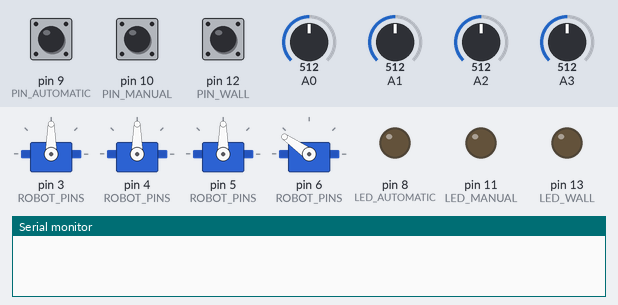
Simulated run of this sketch. Board: Arduino Uno, built with avr-gcc and run on an emulated ATmega328P. On the bench: 4 × servo, output pins drawn as LEDs (lit = HIGH), the last lines printed to the serial monitor. Inputs (shaded band) come from the test bench; at power-on: pin 9 (PIN_AUTOMATIC) HIGH, pin 10 (PIN_MANUAL) HIGH, pin 12 (PIN_WALL) HIGH, A0 = 512, A1 = 512, A2 = 512, A3 = 512.

Above: at 1.2 s.
1.3 s: pin 9 (PIN_AUTOMATIC) pulled LOW for 0.15 s
At 2.5 s:
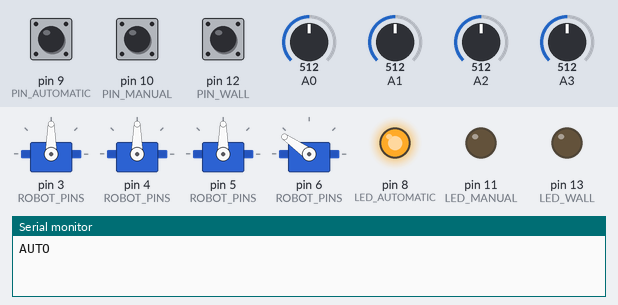
2.9 s: pin 10 (PIN_MANUAL) pulled LOW for 0.15 s
At 4.2 s:
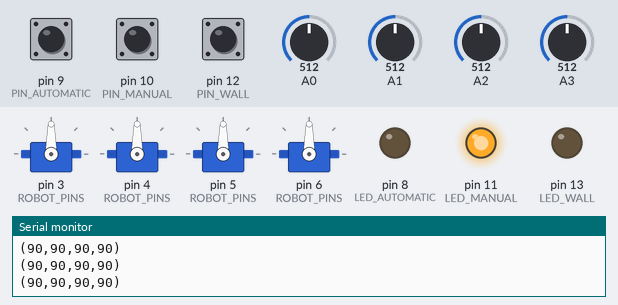
4.6 s: pin 12 (PIN_WALL) pulled LOW for 0.15 s
At 4.74 s:
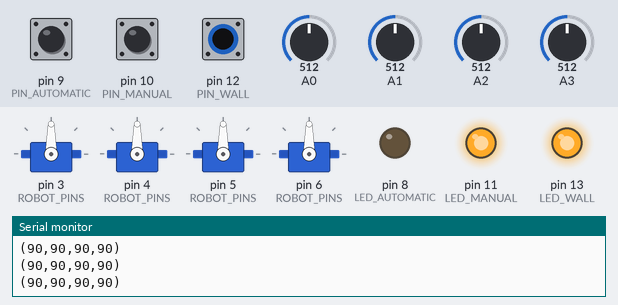
6.3 s: A0 set to 716
At 6.8 s:
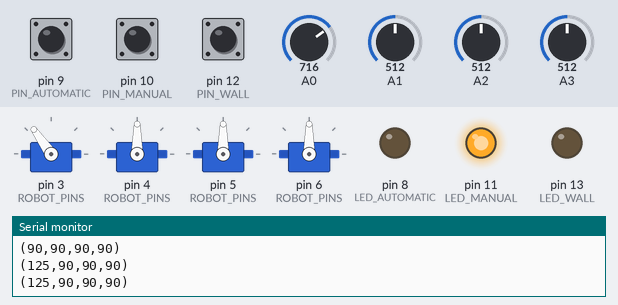
7.9 s: A1 set to 716
At 8.7 s:
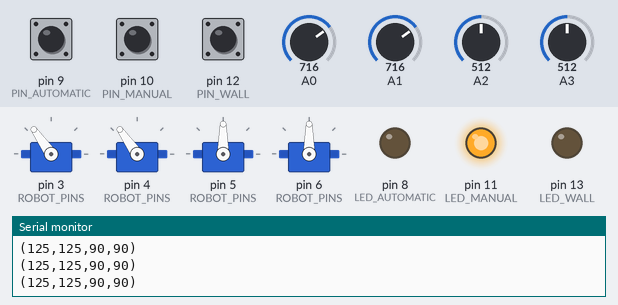
9.5 s: A2 set to 716
At 10.7 s:
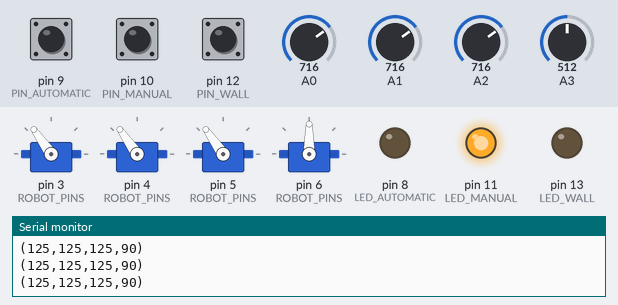
Timing chart, 0 to 12.1 s (numbered marks = the images above; inputs shaded):
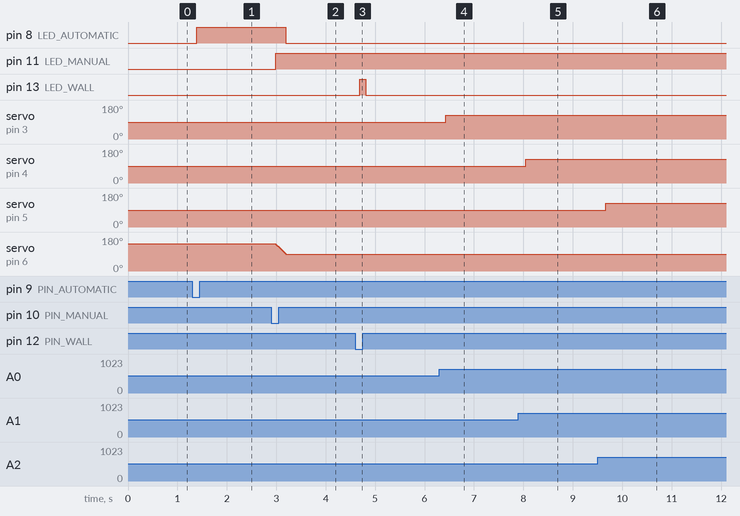

The sketch:

control_robot.ino
```cpp
// ================================================================
// --- MAIN CONTROL LOOP (MODES & HARDWARE SETUP) ---
// ================================================================
/*
 * Manages the switching between Automatic (Serial/ROS) and Manual (Potentiometers) modes
 * using physical buttons with debounce. Updates status LEDs to indicate the active mode.
*/

#include <Servo.h>
#include <ezButton.h> //INSTALAR

#define NUMBER_SERVOS 4

// ROBOT SERVOS PINS
int BASE_SERVO = 3;
int SHOULDER_SERVO = 4;
int ELBOW_SERVO = 5;
int END_EFFECTOR_SERVO = 6;

// ROBOT POTENCIOMETERS PINS
int BASE_POTENCIOMETER = A0;
int SHOULDER_POTENCIOMETER = A1;
int ELBOW_POTENCIOMETER = A2;
int END_EFFECTOR_POTENCIOMETER = A3;

// ROBOT MODE PINS
int PIN_AUTOMATIC = 9;
int PIN_MANUAL = 10;
int PIN_WALL = 12;
int LED_AUTOMATIC = 8;
int LED_MANUAL = 11;
int LED_WALL = 13;

// ROBOT MODE FLAGS
bool automatic_mode = false;
bool manual_mode = false;
bool wall = false;


// ROBOT CONTROL ARRAYS
Servo servos[NUMBER_SERVOS];
int ROBOT_PINS[NUMBER_SERVOS] = {BASE_SERVO, SHOULDER_SERVO, ELBOW_SERVO, END_EFFECTOR_SERVO};
int ROBOT_POTENCIOMETERS[NUMBER_SERVOS] = {BASE_POTENCIOMETER, SHOULDER_POTENCIOMETER, ELBOW_POTENCIOMETER, END_EFFECTOR_POTENCIOMETER};
int actual_position[NUMBER_SERVOS]= {90,90,90,145};

ezButton automatic_button(PIN_AUTOMATIC);
ezButton manual_button(PIN_MANUAL);
ezButton wall_button(PIN_WALL);

void setup() {
  Serial.begin(57600);
  Serial.setTimeout(10);

  // BUTTONS MODE INIT
  automatic_button.setDebounceTime(75);
  manual_button.setDebounceTime(75);
  wall_button.setDebounceTime(75);

  pinMode(LED_AUTOMATIC, OUTPUT);
  pinMode(LED_MANUAL, OUTPUT);
  pinMode(LED_WALL, OUTPUT);

  // SERVOS INIT
  for(int i=0; i<NUMBER_SERVOS; i++){
    servos[i].attach(ROBOT_PINS[i]);
    servos[i].write(actual_position[i]);
  }
}

void loop() {

  // CHECK MODE CHANGE
  automatic_button.loop();
  manual_button.loop();
  wall_button.loop();

  if(automatic_button.isPressed()) {
    automatic_mode = true;
    manual_mode = false;
    digitalWrite(LED_AUTOMATIC, HIGH);
    digitalWrite(LED_MANUAL, LOW);
    Serial.println("AUTO");
  }

  if(manual_button.isPressed()) {
    automatic_mode = false;
    manual_mode = true;
    digitalWrite(LED_MANUAL, HIGH);
    int target[NUMBER_SERVOS]= {0,0,0,0};
    for (int i = 0; i < NUMBER_SERVOS; i++) {
      int angle = parse_potenciometer(ROBOT_POTENCIOMETERS[i]);
      target[i]= angle;
    }
    smooth_manual_control(target);
    digitalWrite(LED_AUTOMATIC, LOW);
    Serial.println("MANUAL");
  }

  if (wall_button.isPressed() && manual_mode) {
    wall = true;
    digitalWrite(LED_WALL, HIGH);
  }

  // EXECUTE CONTROL
  if (automatic_mode) {automatic_control();} // AUTOMATIC MODE CONTROL
  if (manual_mode) {manual_control();}  // MANUAL MODE CONTROL

  delay(10);

}
```

robot_automatico.ino
```cpp
// ================================================================
// --- AUTOMATIC CONTROL MODE ---
// ================================================================
/*
 * Receives angle commands via Serial communication (from ROS2).
 * Parses the incoming integer stream, applies safety limits (0-180), and updates the servo positions accordingly.
 */

void automatic_control(){

  if (Serial.available() > 0) {
    String data = Serial.readStringUntil('\n');
    data.trim();

    if (data.startsWith("D{") && data.endsWith("}")) {

      String numbers = data.substring(2, data.length() - 1);

      int target_position[NUMBER_SERVOS]= {0,0,0,0};
      int startIdx = 0;

      for (int i = 0; i < NUMBER_SERVOS; i++) {
        int commaIdx = numbers.indexOf(',', startIdx);
        String valStr = "";

        if (commaIdx != -1) {
          valStr = numbers.substring(startIdx, commaIdx);
          startIdx = commaIdx + 1;
        } else {
          valStr = numbers.substring(startIdx);
        }

        int lectura = valStr.toInt();
        target_position[i] = lectura;

        // Security limits
        if(target_position[i] > 180) target_position[i] = 180;
        if(target_position[i] < 0) target_position[i] = 0;
      }

      // Move servos
      for(int i=0; i<NUMBER_SERVOS; i++){
        servos[i].write(target_position[i]);
        actual_position[i] = target_position[i];
      }
    }

    // Clean Serial
    while(Serial.available()) { Serial.read();
    }

  }
}
```

robot_manual.ino
```cpp
// ================================================================
// --- MANUAL MODE ---
// ================================================================
/*
 * Reads analog values from the potentiometers and maps them to servo angles (0-180).
 * Updates the servos only if the change is significant (>= 1 degree) to prevent jitter/vibration caused by signal noise.
 * Sends the current joint angles via Serial to ROS 2 (Format: "j1,j2,j3,j4,j5\n") so the PC knows the robot's pose.
 */

unsigned long last_manual_update = millis();
const int MANUAL_INTERVAL = 200;
int point_step = 0;

void execute_calibration_points() {

  int points[6][4] = {
    // --- PARED 1: TECHO ---
    {90,  120, 60,  90},  // P1: Frente
    {135, 120, 60,  90},  // P2: Izquierda
    {45,  120, 60,  90},  // P3: Derecha

    // --- PARED 2: LATERAL INCLINADA ---
    {135, 90,  90,  90},  // P4: Arriba diagonal
    {180, 90,  90,  90},  // P5: Arriba izquierda
    {157, 135, 135, 90}   // P6: Abajo centro
  };

  if (point_step < 6) {
    smooth_manual_control(points[point_step]);

    point_step++;

  } else {
    point_step = 0;
  }
}

int parse_potenciometer(int pin) {
  int read = analogRead(pin);
  int angle = map(read, 0, 1023, 0, 180);
  angle = constrain(angle, 0, 180);

  return angle;
}
void smooth_manual_control(int target_angles[]) {

  for (int i = 0; i < NUMBER_SERVOS; i++) {

    while (abs(target_angles[i] - actual_position[i]) > 5) {

      if (target_angles[i] > actual_position[i]) {
        actual_position[i] += 5;
      }
      else {
        actual_position[i] -= 5;
      }

      servos[i].write(actual_position[i]);
      delay(20);
    }

    actual_position[i] = target_angles[i];
    servos[i].write(actual_position[i]);
  }
}

void manual_control(){

  if (millis() - last_manual_update < MANUAL_INTERVAL) {
    return;
  }
  last_manual_update = millis();

  // Control servos
  for (int i = 0; i < NUMBER_SERVOS; i++) {
    int angle = parse_potenciometer(ROBOT_POTENCIOMETERS[i]);
    if (abs(angle - actual_position[i]) >= 2) {
      servos[i].write(angle);
      actual_position[i]=angle;
    }
  }

  if(wall == true) {
    Serial.print("WALL");
    //execute_calibration_points();
    wall= false;
  }
  Serial.print("(");

  // Send servos angles via Serial
  for (int i = 0; i < NUMBER_SERVOS; i++) {
    Serial.print(actual_position[i]);
    // Add a comma after the number
    if (i < NUMBER_SERVOS -1 ) {
      Serial.print(",");
    }
  }
  Serial.print(")");


  // End the message with a New Line so ROS2 knows the packet is finished
  Serial.println();
  digitalWrite(LED_WALL, LOW);

}
```

Measured:
- after the input at 1.3 s, pin 8 (LED_AUTOMATIC): LOW → HIGH after 0.09 s
- after the input at 2.9 s, pin 8 (LED_AUTOMATIC): HIGH → LOW after 0.29 s; pin 11 (LED_MANUAL): LOW → HIGH after 0.09 s; servo on pin 6 (ROBOT_PINS): moves from 145° to 90° over 0.20 s, starting after 0.09 s
- after the input at 4.6 s, pin 13 (LED_WALL): LOW → HIGH after 0.09 s, → LOW 0.12 s later
- after the input at 6.3 s, servo on pin 3 (ROBOT_PINS): 90° → 125° after 0.13 s
- after the input at 7.9 s, servo on pin 4 (ROBOT_PINS): 90° → 125° after 0.15 s
- after the input at 9.5 s, servo on pin 5 (ROBOT_PINS): 90° → 125° after 0.17 s
